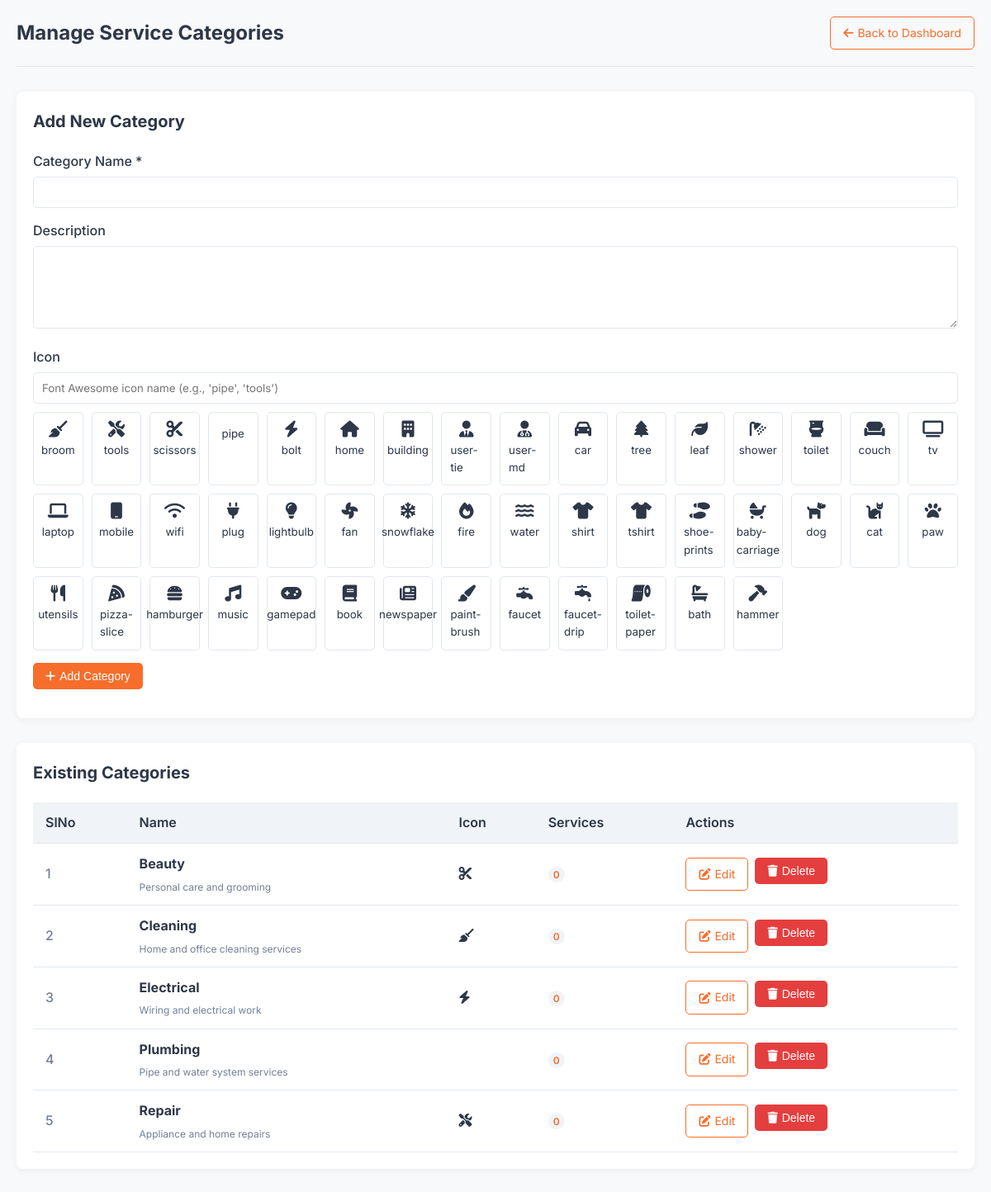
Screenshot of /manage_categories.php (signed in) with the database file from the repository.
### tables this page shows
CREATE TABLE IF NOT EXISTS service_categories (
    id INT AUTO_INCREMENT PRIMARY KEY,
    name VARCHAR(50) NOT NULL UNIQUE,
    description TEXT,
    icon VARCHAR(50),
    INDEX idx_category_name (name)
);

### manage_categories.php (the view, shortened to what this page needs)
<?php
require_once 'db.php';
$categories = $conn->query("
    SELECT sc.*, COUNT(s.id) as service_count
    FROM service_categories sc
    LEFT JOIN services s ON sc.id = s.category_id
    GROUP BY sc.id
    ORDER BY sc.name ASC
");
$edit_category = null;
$available_icons = [
    'broom', 'tools', 'scissors', 'pipe', 'bolt',
    'home', 'building', 'user-tie', 'user-md', 'car',
    'tree', 'leaf', 'shower', 'toilet', 'couch',
    'tv', 'laptop', 'mobile', 'wifi', 'plug',
    'lightbulb', 'fan', 'snowflake', 'fire', 'water',
    'shirt', 'tshirt', 'shoe-prints', 'baby-carriage', 'dog',
    'cat', 'paw', 'utensils', 'pizza-slice', 'hamburger',
    'music', 'gamepad', 'book', 'newspaper', 'paint-brush',
    'faucet', 'faucet-drip', 'toilet-paper', 'bath', 'hammer'
];
?>
<!DOCTYPE html>
<html lang="en">
<head>
    <link rel="stylesheet" href="https://cdnjs.cloudflare.com/ajax/libs/font-awesome/6.4.0/css/all.min.css">
</head>
<body>
    <div class="container">
        <div class="header">
            <h1>Manage Service Categories</h1>
            <a href="admin_dashboard.php" class="btn btn-outline">
                <i class="fas fa-arrow-left"></i> Back to Dashboard
            </a>
        </div>
        <div class="card">
            <h2><?= $edit_category ? 'Edit Category' : 'Add New Category' ?></h2>
            <form method="POST">
                <div class="form-group">
                    <label for="name">Category Name *</label>
                    <input type="text" id="name" name="name" class="form-control"
                           value="<?= $edit_category ? htmlspecialchars($edit_category['name']) : '' ?>" required>
                </div>
                <div class="form-group">
                    <label for="description">Description</label>
                    <textarea id="description" name="description" class="form-control"><?=
                        $edit_category ? htmlspecialchars($edit_category['description']) : '' ?></textarea>
                </div>
                <div class="form-group">
                    <label for="icon">Icon</label>
                    <input type="text" id="icon" name="icon" class="form-control"
                           value="<?= $edit_category ? htmlspecialchars($edit_category['icon']) : '' ?>"
                           placeholder="Font Awesome icon name (e.g., 'pipe', 'tools')">
                    <div class="icon-selector">
                        <?php foreach ($available_icons as $icon): ?>
                            <div class="icon-option <?= ($edit_category && $edit_category['icon'] === $icon) ? 'selected' : '' ?>"
                                 onclick="document.getElementById('icon').value = '<?= $icon ?>'; updateSelectedIcon(this)">
                                <i class="fas fa-<?= $icon ?>"></i>
                                <small><?= $icon ?></small>
                            </div>
                        <?php endforeach; ?>
                    </div>
                </div>
                <div class="form-group">
                    <?php if ($edit_category): ?>
                        <button type="submit" name="update_category" class="btn btn-success">
                            <i class="fas fa-save"></i> Update Category
                        </button>
                        <a href="manage_categories.php" class="btn btn-outline">
                            <i class="fas fa-times"></i> Cancel
                        </a>
                    <?php else: ?>
                        <button type="submit" name="add_category" class="btn btn-primary">
                            <i class="fas fa-plus"></i> Add Category
                        </button>
                    <?php endif; ?>
                </div>
            </form>
        </div>
        <div class="card">
            <h2>Existing Categories</h2>
            <?php if ($categories->num_rows > 0): ?>
                <table class="table">
                    <thead>
                        <tr>
                            <th>SlNo</th>
                            <th>Name</th>
                            <th>Icon</th>
                            <th>Services</th>
                            <th>Actions</th>
                        </tr>
                    </thead>
                    <tbody>
                        <?php
                        $serial_no = 1;
                        while ($category = $categories->fetch_assoc()):
                        ?>
                            <tr>
                                <td class="serial-no"><?= $serial_no++ ?></td>
                                <td>
                                    <strong><?= htmlspecialchars($category['name']) ?></strong>
                                    <?php if (!empty($category['description'])): ?>
                                        <div style="font-size: 12px; color: var(--light-text); margin-top: 5px;">
                                            <?= htmlspecialchars(substr($category['description'], 0, 50)) ?>
                                        </div>
                                    <?php endif; ?>
                                </td>
                                <td>
                                    <?php if (!empty($category['icon'])): ?>
                                        <i class="fas fa-<?= htmlspecialchars($category['icon']) ?>" title="<?= htmlspecialchars($category['icon']) ?>"></i>
                                    <?php else: ?>
                                        <span style="color: var(--light-text);">None</span>
                                    <?php endif; ?>
                                </td>
                                <td>
                                    <span class="service-count"><?= $category['service_count'] ?></span>
                                </td>
                                <td>
                                    <div class="action-buttons">
                                        <a href="manage_categories.php?edit=<?= $category['id'] ?>" class="btn btn-outline">
                                            <i class="fas fa-edit"></i> Edit
                                        </a>
                                        <form method="POST" style="display: inline;">
                                            <button type="submit" name="delete_category" class="btn btn-danger"
                                                    onclick="return confirm('Are you sure you want to delete this category?')">
                                                <i class="fas fa-trash"></i> Delete
                                            </button>
                                        </form>
                                    </div>
                                </td>
                            </tr>
                        <?php endwhile; ?>
                    </tbody>
                </table>
            <?php else: ?>
                <p>No categories found. Add your first category above.</p>
            <?php endif; ?>
        </div>
    </div>
</body>
</html>

### manage_categories.php (style rules this page uses)
:root { --primary: #f76d2b; --primary-dark: #e05b1a; --secondary: #2d3748; --accent: #f0f4f8; --text: #2d3748; --light-text: #718096; --border: #e2e8f0; --white: #ffffff; --black: #000000; --success: #38a169; --error: #e53e3e; }
* { margin: 0; padding: 0; box-sizing: border-box; }
body { font-family: 'Inter', sans-serif; background-color: #f8f9fa; color: var(--text); line-height: 1.6; }
.container { max-width: 1200px; margin: 0 auto; padding: 20px; }
.header { display: flex; justify-content: space-between; align-items: center; margin-bottom: 30px; padding-bottom: 20px; border-bottom: 1px solid var(--border); }
.header h1 { font-size: 24px; color: var(--secondary); }
.btn { padding: 8px 15px; border-radius: 5px; text-decoration: none; font-size: 14px; transition: all 0.3s; cursor: pointer; border: none; display: inline-flex; align-items: center; gap: 5px; }
.btn-primary { background-color: var(--primary); color: white; }
.btn-outline { background-color: transparent; border: 1px solid var(--primary); color: var(--primary); }
.btn-danger { background-color: var(--error); color: white; }
.card { background-color: var(--white); border-radius: 8px; padding: 20px; box-shadow: 0 2px 10px rgba(0,0,0,0.05); margin-bottom: 30px; }
.card h2 { font-size: 20px; margin-bottom: 20px; color: var(--secondary); }
.form-group { margin-bottom: 15px; }
.form-group label { display: block; margin-bottom: 5px; font-weight: 500; }
.form-control { width: 100%; padding: 10px; border: 1px solid var(--border); border-radius: 5px; font-family: inherit; }
textarea.form-control { min-height: 100px; resize: vertical; }
.table { width: 100%; border-collapse: collapse; margin-top: 20px; }
.table th, .table td { padding: 12px 15px; text-align: left; border-bottom: 1px solid var(--border); }
.table th { background-color: var(--accent); color: var(--secondary); font-weight: 600; }
.action-buttons { display: flex; gap: 8px; }
.icon-selector { display: grid; grid-template-columns: repeat(auto-fill, minmax(60px, 1fr)); gap: 10px; margin-top: 10px; }
.icon-option { display: flex; flex-direction: column; align-items: center; padding: 10px; border: 1px solid var(--border); border-radius: 5px; cursor: pointer; transition: all 0.2s; }
.icon-option i { font-size: 20px; margin-bottom: 5px; }
.service-count { background-color: var(--accent); color: var(--primary); padding: 2px 6px; border-radius: 10px; font-size: 12px; font-weight: 600; }
.serial-no { color: var(--light-text); font-weight: 500; }

### rows the page displays
service_categories: name "Beauty", description "Personal care and grooming", service_count "0"
service_categories: name "Cleaning", description "Home and office cleaning services", service_count "0"
service_categories: name "Electrical", description "Wiring and electrical work", service_count "0"
service_categories: name "Plumbing", description "Pipe and water system services", service_count "0"
service_categories: name "Repair", description "Appliance and home repairs", service_count "0"

### other values shown
$icon "broom"
$icon "tools"
$icon "scissors"
$icon "pipe"
$icon "bolt"
$icon "home"
$icon "building"
$icon "user-tie"
$icon "user-md"
$icon "car"
$icon "tree"
$icon "leaf"
$icon "shower"
$icon "toilet"
$icon "couch"
